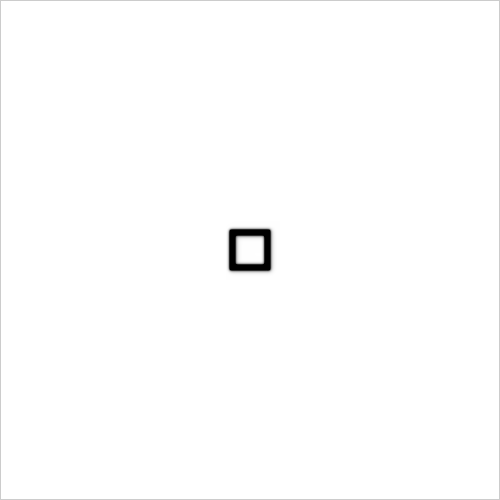
Frame 1 (no input)
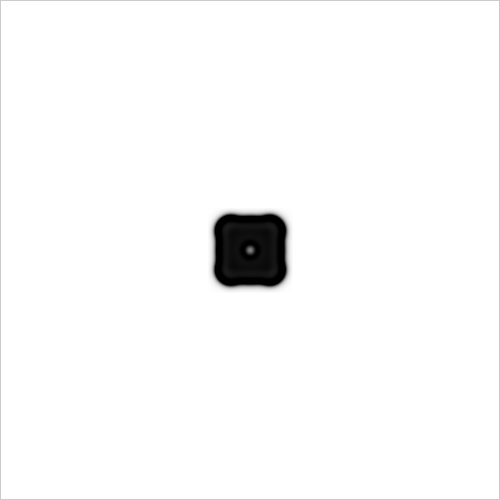
Frame 60 (the mouse pressed at the canvas centre just before this capture)
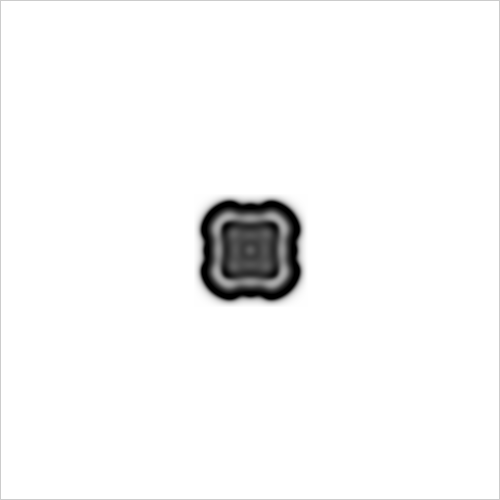
Frame 120 (the mouse held since frame 60 and released just before this capture)

The Processing sketch that drew these frames (run headless with seeded random() and noise(); from frame 60 on, the mouse is pressed at the canvas centre):

// Processing sketch: generative_art_j149
// ── generative_art_j149.pde
Cell[][] grid;
Cell[][] prev;
int size = 15;
int startx, starty;
int xmin, xmax, ymin, ymax;

float dA = 1.0;
float dB = 0.4;
float feed = 0.055;
float k = 0.055;
float fr = 5;

void setup() {
  size(500, 500);
  frameRate(30);
  smooth();
  noFill();
  grid = new Cell[width][height];
  prev = new Cell[width][height];

  for (int i = 0; i < width; i++) {
    for (int j = 0; j < height; j ++) {
      float a = 1;
      float b = 0;
      grid[i][j] = new Cell(a, b);
      prev[i][j] = new Cell(a, b);
    }
  }

  for (int n = 0; n < 1; n++) {
    startx = width/2;
    starty = height/2;

    for (int i = startx-20; i < startx+20; i++) {
      for (int j = starty-20; j < starty+20; j ++) {
        float a = 0;
        float b = 1;
        grid[i][j] = new Cell(a, b);
        prev[i][j] = new Cell(a, b);
      }
    }
    for (int i = startx-15; i < startx+15; i++) {
      for (int j = starty-15; j < starty+15; j ++) {
        float a = 1;
        float b = 0;
        grid[i][j] = new Cell(a, b);
        prev[i][j] = new Cell(a, b);
      }
    }
  }
  size = 30;
  xmin = constrain(startx-size, 1, width-1);
  xmax = constrain(startx+size, 1, width-1);
  ymin = constrain(starty-size, 1, height-1);
  ymax = constrain(starty+size, 1, height-1);
}

class Cell {
  float a;
  float b;

  Cell(float a_, float b_) {
    a = a_;
    b = b_;
  }
}


void update() {
  //if (frameCount%50 == 0) size++;
  feed -= 0.00005;
  if (feed < 0.014) {
    feed = 0.055;
  }
  boolean test = true;
  while (test && xmin > 1) {
    test = false;
    for (int i = ymin; i < ymax; i++) {
      if (prev[xmin][i].b > 0.001) {
        xmin = constrain(xmin-1, 1, width-1);
        test = true;
      }
    }
  }
  test = true;
  while (test && xmax < width-1) {
    test = false;
    for (int i = ymin; i < ymax; i++) {
      if (prev[xmax-1][i].b > 0.001) {
        xmax = constrain(xmax+1, 1, width-1);
        test = true;
      }
    }
  }
  test = true;
  while (test && ymin > 1) {
    test = false;
    for (int i = xmin; i < xmax; i++) {
      if (prev[i][ymin].b > 0.001) {
        test = true;
        ymin = constrain(ymin-1, 1, width-1);
      }
    }
  }
  test = true;
  while (test && ymax < height-1) {
    test = false;
    for (int i = xmin; i < xmax; i++) {
      if (prev[i][ymax-1].b > 0.001) {
        ymax = constrain(ymax+1, 1, width-1);
        test = true;
      }
    }
  }
  for (int i = xmin; i < xmax; i++) {
    for (int j = ymin; j < ymax; j ++) {
      Cell spot = prev[i][j];
      Cell newspot = grid[i][j];

      float a = spot.a;
      float b = spot.b;

      float laplaceA = 0;
      float laplaceAa = 0;
      float laplaceAb = 0;
      laplaceA += a*-1;
      laplaceAa += prev[i+1][j].a;
      laplaceAa += prev[i-1][j].a;
      laplaceAa += prev[i][j+1].a;
      laplaceAa += prev[i][j-1].a;
      laplaceAb += prev[i-1][j-1].a;
      laplaceAb += prev[i+1][j-1].a;
      laplaceAb += prev[i-1][j+1].a;
      laplaceAb += prev[i+1][j+1].a;
      laplaceA += laplaceAa*0.2 + laplaceAb*0.05;

      float laplaceB = 0;
      float laplaceBa = 0;
      float laplaceBb = 0;
      laplaceB += b*-1;
      laplaceBa += prev[i+1][j].b;
      laplaceBa += prev[i-1][j].b;
      laplaceBa += prev[i][j+1].b;
      laplaceBa += prev[i][j-1].b;
      laplaceBb += prev[i-1][j-1].b;
      laplaceBb += prev[i+1][j-1].b;
      laplaceBb += prev[i-1][j+1].b;
      laplaceBb += prev[i+1][j+1].b;
      laplaceB += laplaceBa*0.2 + laplaceBb*0.05;

      newspot.a = a + (dA*laplaceA - a*b*b + feed*(1-a))*1;
      newspot.b = b + (dB*laplaceB + a*b*b - (k+feed)*b)*1;

      newspot.a = constrain(newspot.a, 0, 1);
      newspot.b = constrain(newspot.b, 0, 1);
    }
  }
}

void swap() {
  /**Cell[][] temp = prev;
  prev = grid;
  grid = temp;**/
  grid = prev;
}

void draw() {
  //background(1);
  //println(frameRate);
  
  /** if (frameRate > 24)
    fr = constrain(fr+0.05, 1, 20);
  else if (frameRate < 24)
    fr = constrain(fr-0.05, 1, 20);
  println(fr);**/
  for (int i = 0; i < fr; i++) {
    update();
    swap();
  }

  loadPixels();
  for (int i = 1; i < width-1; i++) {
    for (int j = 1; j < height-1; j ++) {
      Cell spot = grid[i][j];
      float a = spot.a;
      float b = spot.b;
      int pos = i + j * width;
      pixels[pos] = color((a-b)*255);
    }
  }
  updatePixels();
  /**line(xmin, ymin, xmax, ymin);
  line(xmin, ymin, xmin, ymax);
  line(xmax, ymin, xmax, ymax);
  line(xmin, ymax, xmax, ymax);**/
}
